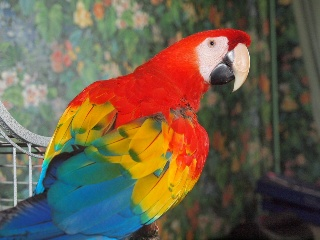
#> input picture img.jpeg, 320 x 240 px
$ jupyter execute --allow-errors example.ipynb   (shell and % lines are left out)
#> lines starting #> are read from the running program, lines starting #| are printed output that depends on the picture
## cv2 vs cv3

### Reading/Writing images

cv2

[cell 1]

import cv2 as cv
import sys, os

img = cv.imread(cv.samples.findFile("img.jpeg"))
#> img is the input picture: shape (240, 320, 3); mean B, G, R 75.5, 95.1, 109.6
if img is None:
    sys.exit("Could not read the image.")

gray = cv.cvtColor(img, cv.COLOR_BGR2GRAY)
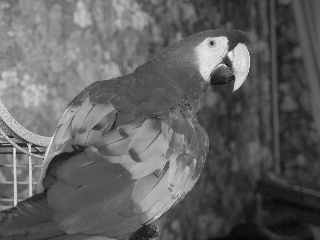
#> gray: shape (240, 320); min 2, max 252, mean 97.2

os.makedirs('outputs', exist_ok=True)
cv.imwrite('outputs/gray.jpg', gray)
#> Out = True

[cell 2]
import shutil
shutil.rmtree('outputs')

cv3

[cell 3]

import cv3

#> (the rest of this cell did not finish here and is left out)

### Drawing

cv2

[cell 4]

import cv2 as cv

img = cv.imread(cv.samples.findFile("img.jpeg"))
img = cv.cvtColor(img, cv.COLOR_BGR2RGB)

cv.rectangle(img, (40, 30), (260, 220), (0, 0, 255), 3)
cv.putText(img, 'Parrot', (50, 25), cv.FONT_HERSHEY_SIMPLEX, 1, (255, 255, 255), 2, cv.LINE_8);
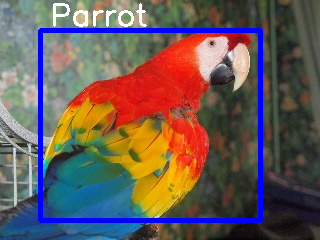
#> img: shape (240, 320, 3); mean R, G, B 106, 90.9, 85.2

cv3

[cell 5]

import cv3

#> (the rest of this cell did not finish here and is left out)

### Reading/Writing video

cv2

[cell 6]

import cv2 as cv

cap = cv.VideoCapture('vid.mp4')
fourcc = cv.VideoWriter_fourcc(*'XVID')
out = None
i = 0
while cap.isOpened():
    i += 1
    if i == 5:
        break
    ret, frame = cap.read()
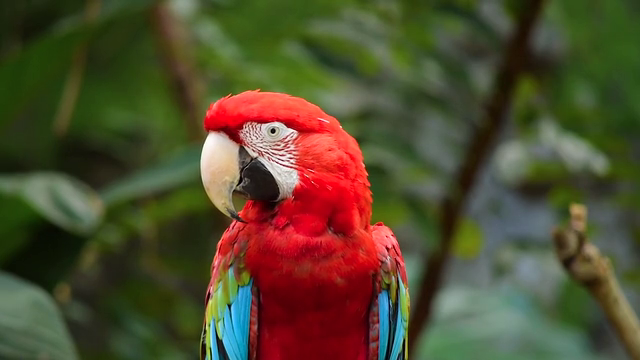
#> input picture frame 46 of vid.mp4, 640 x 360 px
#> frame is the input picture: shape (360, 640, 3); mean B, G, R 47.5, 75, 82.5
    if not ret:
        print("Can't receive frame (stream end?). Exiting ...")
        break
    if out is None:
        h, w = frame.shape[:2]
#> h = 360; w = 640
        out = cv.VideoWriter('output.avi', fourcc, 20.0, (w, h))
    frame = cv.flip(frame, 0)
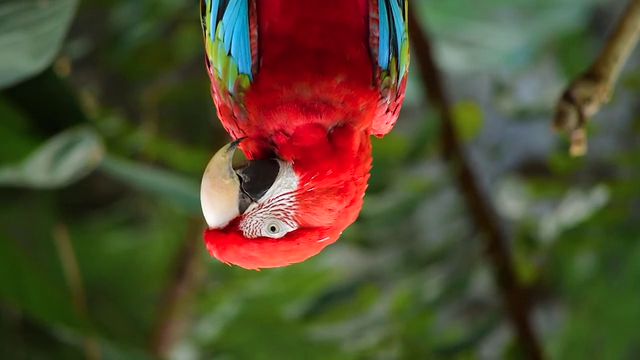
#> frame: shape (360, 640, 3); mean B, G, R 47.5, 75, 82.5

    out.write(frame)
    cv.imshow('frame', frame)
    if cv.waitKey(1) == ord('q'):
#> (key q is pressed here)
        break

cap.release()
out.release()
cv.destroyAllWindows()

cv3

[cell 7]

import cv3

#> (the rest of this cell did not finish here and is left out)

## Tasks in practice

[cell 8]
import gdown

ids = [
    '1BieDvsslKpISGdbRbSECNSRfbXLozbe7', # zidane.jpg
    '15kty1_VBiqC6V27Lwdu654Rd22JJjBFE', # musk.jpg
    '1KGE_B37NY7Ag_UpEen-b0SgwRdUgjJHE', # cat.jpg
    '19SmL6tC8V6dsW7mHdqSi0yo6B1mj7mYy', # points.npy
    '1bC4XFNCL1jsCLCEge98uPIWXRmU3C1TR', # fractal.jpg
    # '1jzzOI1JLLmqJCOT4tvmWe7Ghk3HRI5-C', # shape_predictor_68_face_landmarks.dat
]

#> (the rest of this cell did not finish here and is left out)

### YOLOv5 predictions visualization

[cell 9]
import cv3
import torch

#> (the rest of this cell did not finish here and is left out)

### Move images with processing

Creating folder with test images

[cell 10]
from pathlib import Path
import shutil

Path('images').mkdir(exist_ok=True, parents=True)
for i in range(3):
    shutil.copy('img.jpeg', f'images/img{i}.jpeg')
